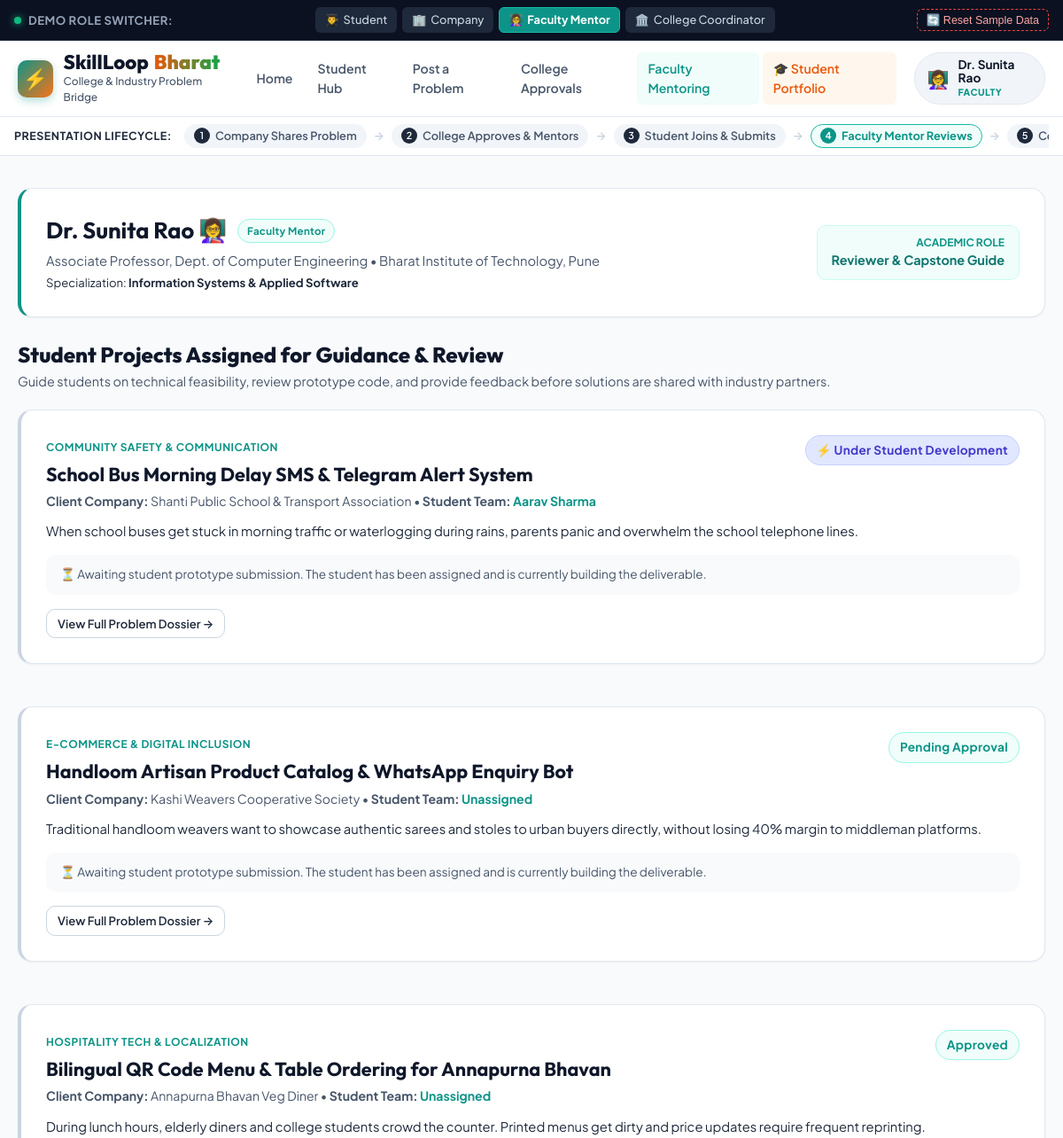
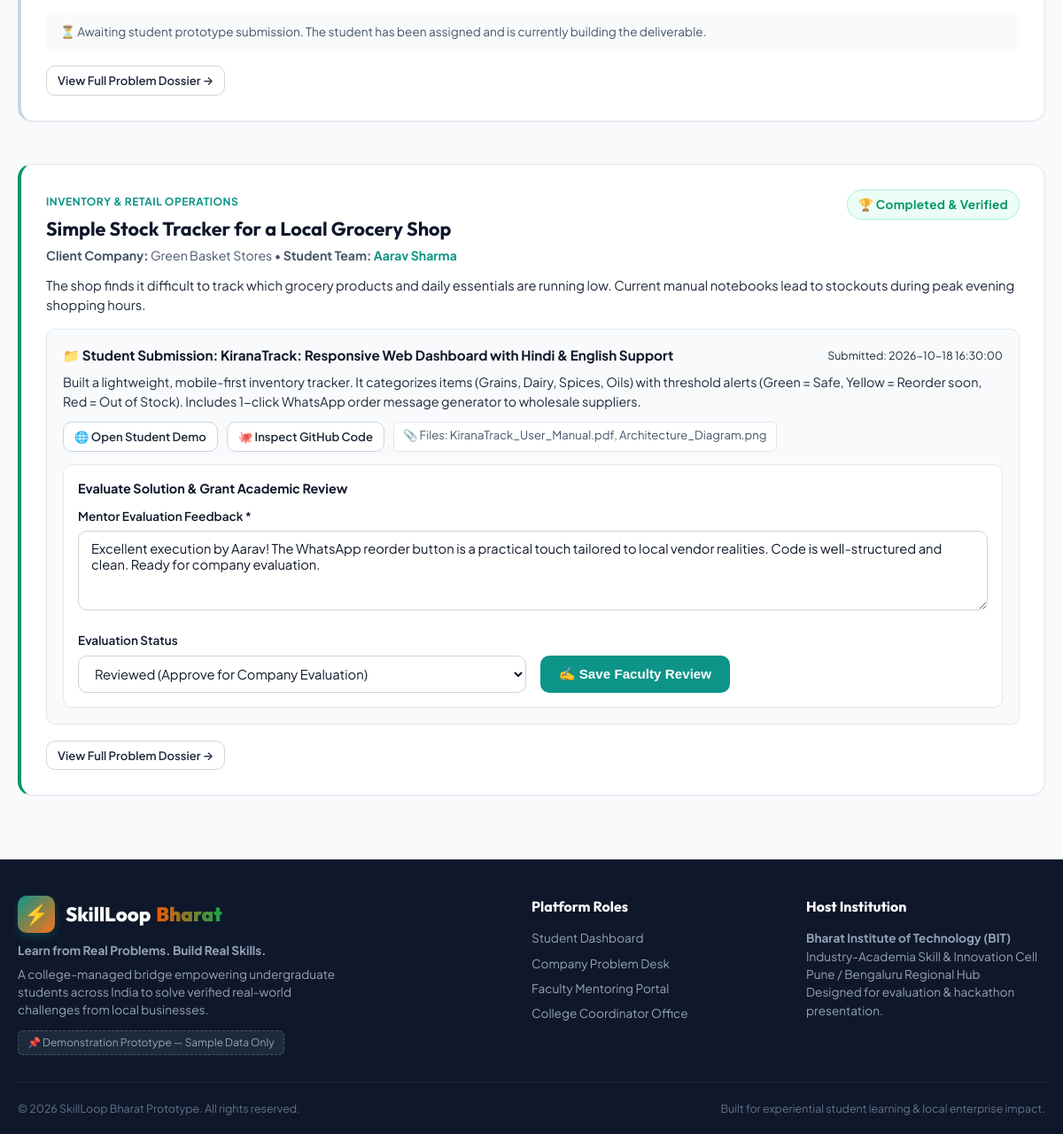
Screenshot of /faculty with the database file from the repository (2 pictures, top to bottom).
### tables this page shows
CREATE TABLE problems (
        id INTEGER PRIMARY KEY AUTOINCREMENT,
        title TEXT NOT NULL,
        company_name TEXT NOT NULL,
        company_contact TEXT,
        topic TEXT NOT NULL,
        difficulty TEXT DEFAULT 'Moderate',
        description TEXT NOT NULL,
        student_task TEXT NOT NULL,
        expected_result TEXT NOT NULL,
        required_skills TEXT NOT NULL,
        deadline TEXT NOT NULL,
        status TEXT NOT NULL, -- 'Pending Approval', 'Needs Changes', 'Approved', 'In Progress', 'Submitted', 'Reviewed', 'Completed', 'Rejected'
        faculty_mentor_id INTEGER,
        faculty_mentor_name TEXT,
        assigned_student_id INTEGER,
        assigned_student_name TEXT,
        coordinator_notes TEXT,
        created_at TIMESTAMP DEFAULT CURRENT_TIMESTAMP
    );

CREATE TABLE submissions (
        id INTEGER PRIMARY KEY AUTOINCREMENT,
        problem_id INTEGER NOT NULL,
        student_id INTEGER NOT NULL,
        student_name TEXT NOT NULL,
        submission_title TEXT NOT NULL,
        solution_summary TEXT NOT NULL,
        demo_url TEXT,
        github_repo TEXT,
        files_attached TEXT,
        submitted_at TIMESTAMP DEFAULT CURRENT_TIMESTAMP,
        faculty_feedback TEXT,
        faculty_status TEXT, -- 'Reviewed', 'Changes Needed'
        faculty_reviewed_at TIMESTAMP,
        company_feedback TEXT,
        company_rating INTEGER, -- 1 to 5
        company_feedback_at TIMESTAMP,
        FOREIGN KEY (problem_id) REFERENCES problems (id)
    );

### app.py (the view)
@app.route("/faculty")
def faculty_dashboard():
    session["role"] = "faculty"
    db = get_db()
    cursor = db.cursor()
    mentor_id = DEMO_USERS["faculty"]["id"]
    cursor.execute("""
        SELECT p.*, s.id as submission_id, s.student_name, s.submission_title,
               s.solution_summary, s.demo_url, s.github_repo, s.files_attached,
               s.submitted_at, s.faculty_feedback, s.faculty_status, s.company_feedback, s.company_rating
        FROM problems p
        LEFT JOIN submissions s ON p.id = s.problem_id
        WHERE p.faculty_mentor_id = ? OR p.faculty_mentor_id IS NULL
        ORDER BY p.id DESC
    """, (mentor_id,))
    assigned_problems = cursor.fetchall()
    return render_template("faculty_dashboard.html", problems=assigned_problems)

### templates/faculty_dashboard.html (shortened to what this page needs)
{% extends "base.html" %}
{% block content %}
<div class="card" style="border-left: 4px solid var(--teal-600); margin-bottom: 24px;">
    <div style="display: flex; justify-content: space-between; align-items: center; flex-wrap: wrap; gap: 16px;">
        <div>
            <div style="display: flex; align-items: center; gap: 12px; margin-bottom: 4px;">
                <h1 style="font-family: var(--font-heading); font-size: 1.6rem; color: var(--navy-900);">
                    {{ current_user.name }} 👩‍🏫
                </h1>
                <span class="badge badge-approved">Faculty Mentor</span>
            </div>
            <p style="color: var(--slate-600); font-size: 0.92rem;">
                {{ current_user.title }} • {{ current_user.institution }}
            </p>
            <p style="font-size: 0.82rem; color: var(--slate-500); margin-top: 4px;">
                Specialization: <strong>{{ current_user.specialization }}</strong>
            </p>
        </div>
        <div style="background: var(--teal-50); border: 1px solid var(--teal-100); padding: 10px 16px; border-radius: var(--radius-md); text-align: right;">
            <div style="font-size: 0.75rem; color: var(--teal-600); text-transform: uppercase; font-weight: 700;">Academic Role</div>
            <div style="font-weight: 700; color: #0f766e; font-size: 0.9rem;">Reviewer & Capstone Guide</div>
        </div>
    </div>
</div>
<div class="section-header">
    <div>
        <h2 class="section-title">Student Projects Assigned for Guidance & Review</h2>
        <p class="section-desc">Guide students on technical feasibility, review prototype code, and provide feedback before solutions are shared with industry partners.</p>
    </div>
</div>
{% if problems %}
<div style="display: flex; flex-direction: column; gap: 24px;">
    {% for prob in problems %}
    <div class="card" style="border-left: {% if prob.status == 'Submitted' %}4px solid var(--purple-600){% elif prob.status == 'Completed' %}4px solid var(--emerald-600){% else %}4px solid var(--slate-300){% endif %};">
        <div style="display: flex; justify-content: space-between; align-items: flex-start; flex-wrap: wrap; gap: 12px; margin-bottom: 12px;">
            <div>
                <span class="problem-topic">{{ prob.topic }}</span>
                <h3 style="font-family: var(--font-heading); font-size: 1.35rem; font-weight: 700; color: var(--navy-900); margin: 4px 0;">
                    {{ prob.title }}
                </h3>
                <div style="font-size: 0.88rem; color: var(--slate-600);">
                    <strong>Client Company:</strong> {{ prob.company_name }}
                    • <strong>Student Team:</strong> <span style="color: var(--teal-600); font-weight: 700;">{{ prob.assigned_student_name or 'Unassigned' }}</span>
                </div>
            </div>
            <div>
                {% if prob.status == 'Submitted' %}
                    <span class="badge badge-submitted" style="font-size: 0.85rem; padding: 6px 12px;">📥 Solution Submitted (Action Required)</span>
                {% elif prob.status == 'Reviewed' %}
                    <span class="badge badge-reviewed" style="font-size: 0.85rem; padding: 6px 12px;">✅ Reviewed (Awaiting Company)</span>
                {% elif prob.status == 'Completed' %}
                    <span class="badge badge-completed" style="font-size: 0.85rem; padding: 6px 12px;">🏆 Completed & Verified</span>
                {% elif prob.status == 'In Progress' %}
                    <span class="badge badge-in-progress" style="font-size: 0.85rem; padding: 6px 12px;">⚡ Under Student Development</span>
                {% else %}
                    <span class="badge badge-approved" style="font-size: 0.85rem; padding: 6px 12px;">{{ prob.status }}</span>
                {% endif %}
            </div>
        </div>
        <p style="color: var(--slate-700); font-size: 0.92rem; margin-bottom: 16px;">
            {{ prob.description }}
        </p>
        {% if prob.submission_id %}
            <div style="background: var(--slate-50); border: 1px solid var(--slate-200); padding: 18px; border-radius: var(--radius-md); margin-bottom: 18px;">
                <div style="display: flex; justify-content: space-between; align-items: center; margin-bottom: 8px;">
                    <div style="font-weight: 700; color: var(--navy-900); font-size: 0.95rem;">
                        📁 Student Submission: {{ prob.submission_title }}
                    </div>
                    <span style="font-size: 0.78rem; color: var(--slate-500);">Submitted: {{ prob.submitted_at }}</span>
                </div>
                <p style="font-size: 0.9rem; color: var(--slate-700); line-height: 1.5; margin-bottom: 12px;">
                    {{ prob.solution_summary }}
                </p>
                <div style="display: flex; gap: 10px; flex-wrap: wrap; font-size: 0.82rem; margin-bottom: 14px;">
                    {% if prob.demo_url %}
                        <a href="{{ prob.demo_url }}" target="_blank" class="btn btn-sm btn-secondary">🌐 Open Student Demo</a>
                    {% endif %}
                    {% if prob.github_repo %}
                        <a href="{{ prob.github_repo }}" target="_blank" class="btn btn-sm btn-secondary">🐙 Inspect GitHub Code</a>
                    {% endif %}
                    {% if prob.files_attached %}
                        <span style="background: #ffffff; border: 1px solid var(--slate-200); padding: 4px 10px; border-radius: var(--radius-sm); color: var(--slate-600);">
                            📎 Files: {{ prob.files_attached }}
                        </span>
                    {% endif %}
                </div>
                <form action="{{ url_for('faculty_review', problem_id=prob.id) }}" method="POST" style="background: #ffffff; padding: 16px; border-radius: var(--radius-md); border: 1px solid var(--slate-200); margin-top: 10px;">
                    <div style="font-weight: 700; font-size: 0.9rem; color: var(--navy-900); margin-bottom: 10px;">
                        Evaluate Solution & Grant Academic Review
                    </div>
                    <div class="form-group">
                        <label class="form-label">Mentor Evaluation Feedback *</label>
                        <textarea name="faculty_feedback" class="form-control" rows="2" placeholder="Provide qualitative review on code structure, practical applicability, and areas to improve..." required>{{ prob.faculty_feedback or '' }}</textarea>
                    </div>
                    <div class="form-row" style="align-items: flex-end;">
                        <div class="form-group" style="margin-bottom: 0;">
                            <label class="form-label">Evaluation Status</label>
                            <select name="faculty_status" class="form-control">
                                <option value="Reviewed" {% if prob.faculty_status == 'Reviewed' %}selected{% endif %}>
                                    Reviewed (Approve for Company Evaluation)
                                </option>
                            </select>
                        </div>
                        <div>
                            <button type="submit" class="btn btn-primary" style="height: 42px;">
                                ✍️ Save Faculty Review
                            </button>
                        </div>
                    </div>
                </form>
            </div>
        {% else %}
            <div style="background: var(--slate-50); padding: 12px 16px; border-radius: var(--radius-md); font-size: 0.85rem; color: var(--slate-600); margin-bottom: 16px;">
                ⏳ Awaiting student prototype submission. The student has been assigned and is currently building the deliverable.
            </div>
        {% endif %}
        <div style="display: flex; gap: 10px;">
            <a href="{{ url_for('problem_detail', problem_id=prob.id) }}" class="btn btn-secondary btn-sm">
                View Full Problem Dossier →
            </a>
        </div>
    </div>
    {% endfor %}
</div>
{% else %}
<div class="card" style="text-align: center; padding: 40px;">
    <p style="color: var(--slate-600);">No projects assigned to you at the moment.</p>
</div>
{% endif %}
{% endblock %}

### rows the page displays
problems: topic "COMMUNITY SAFETY & COMMUNICATION", title "School Bus Morning Delay SMS & Telegram Alert System", company_name "Shanti Public School & Transport Association", assigned_student_name "Aarav Sharma", status "⚡ Under Student Development", description "When school buses get stuck in morning traffic or waterlogging during rains, parents panic and overwhelm the school telephone lines.", shows "⏳ Awaiting student prototype submission. The student has been assigned and is currently building the deliverable."
problems: topic "E-COMMERCE & DIGITAL INCLUSION", title "Handloom Artisan Product Catalog & WhatsApp Enquiry Bot", company_name "Kashi Weavers Cooperative Society", assigned_student_name "Unassigned", status "Pending Approval", description "Traditional handloom weavers want to showcase authentic sarees and stoles to urban buyers directly, without losing 40% margin to middleman platforms.", shows "⏳ Awaiting student prototype submission. The student has been assigned and is currently building the deliverable."
problems: topic "HOSPITALITY TECH & LOCALIZATION", title "Bilingual QR Code Menu & Table Ordering for Annapurna Bhavan", company_name "Annapurna Bhavan Veg Diner", assigned_student_name "Unassigned", status "Approved", description "During lunch hours, elderly diners and college students crowd the counter. Printed menus get dirty and price updates require frequent reprinting.", shows "⏳ Awaiting student prototype submission. The student has been assigned and is currently building the deliverable."
submissions: topic "INVENTORY & RETAIL OPERATIONS", title "Simple Stock Tracker for a Local Grocery Shop", company_name "Green Basket Stores", assigned_student_name "Aarav Sharma", shows "🏆 Completed & Verified", description "The shop finds it difficult to track which grocery products and daily essentials are running low. Current manual notebooks lead to stockouts during peak evening shopping hours.", submission_title "KiranaTrack: Responsive Web Dashboard with Hindi & English Support", submitted_at "2026-10-18 16:30:00", solution_summary "Built a lightweight, mobile-first inventory tracker. It categorizes items (Grains, Dairy, Spices, Oils) with threshold alerts (Green = Safe, Yellow = Reorder soon, Red = Out of Stock). Includes 1-click WhatsApp order message generator to wholesale suppliers.", files_attached "KiranaTrack_User_Manual.pdf, Architecture_Diagram.png", faculty_feedback "Excellent execution by Aarav! The WhatsApp reorder button is a practical touch tailored to local vendor realities. Code is well-structured and clean. Ready for company evaluation.", faculty_status "Reviewed (Approve for Company Evaluation)"

### other values shown
{{ current_user.avatar }} "👩‍🏫"
{{ current_user.name }} "Dr. Sunita Rao"
{{ active_role | upper }} "FACULTY"
{{ current_user.title }} "Associate Professor, Dept. of Computer Engineering"
{{ current_user.institution }} "Bharat Institute of Technology, Pune"
{{ current_user.specialization }} "Information Systems & Applied Software"
